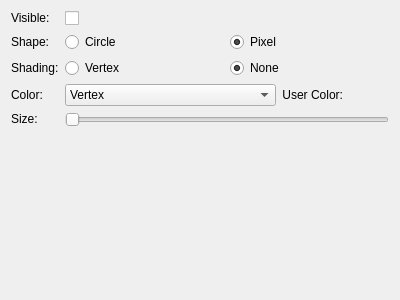
<?xml version="1.0" encoding="UTF-8"?>
<ui version="4.0">
 <class>vcl::qt::PointsFrame</class>
 <widget class="QFrame" name="vcl::qt::PointsFrame">
  <property name="geometry">
   <rect>
    <x>0</x>
    <y>0</y>
    <width>400</width>
    <height>300</height>
   </rect>
  </property>
  <property name="windowTitle">
   <string>Frame</string>
  </property>
  <layout class="QGridLayout" name="gridLayout">
   <item row="4" column="1" colspan="2">
    <layout class="QHBoxLayout" name="horizontalLayout">
     <item>
      <widget class="QComboBox" name="colorComboBox">
       <property name="sizePolicy">
        <sizepolicy hsizetype="MinimumExpanding" vsizetype="Fixed">
         <horstretch>0</horstretch>
         <verstretch>0</verstretch>
        </sizepolicy>
       </property>
       <item>
        <property name="text">
         <string>Vertex</string>
        </property>
       </item>
       <item>
        <property name="text">
         <string>Mesh</string>
        </property>
       </item>
       <item>
        <property name="text">
         <string>User</string>
        </property>
       </item>
      </widget>
     </item>
     <item>
      <widget class="QFrame" name="userColorFrame">
       <property name="frameShape">
        <enum>QFrame::NoFrame</enum>
       </property>
       <property name="frameShadow">
        <enum>QFrame::Plain</enum>
       </property>
       <layout class="QHBoxLayout" name="horizontalLayout_2">
        <property name="leftMargin">
         <number>0</number>
        </property>
        <property name="topMargin">
         <number>0</number>
        </property>
        <property name="rightMargin">
         <number>0</number>
        </property>
        <property name="bottomMargin">
         <number>0</number>
        </property>
        <item>
         <widget class="QLabel" name="label_6">
          <property name="layoutDirection">
           <enum>Qt::LeftToRight</enum>
          </property>
          <property name="text">
           <string>User Color:</string>
          </property>
          <property name="alignment">
           <set>Qt::AlignRight|Qt::AlignTrailing|Qt::AlignVCenter</set>
          </property>
         </widget>
        </item>
        <item>
         <widget class="QPushButton" name="colorDialogPushButton">
          <property name="autoFillBackground">
           <bool>true</bool>
          </property>
          <property name="text">
           <string/>
          </property>
          <property name="flat">
           <bool>true</bool>
          </property>
         </widget>
        </item>
       </layout>
      </widget>
     </item>
    </layout>
   </item>
   <item row="0" column="1" colspan="2">
    <widget class="QCheckBox" name="visibilityCheckBox">
     <property name="text">
      <string/>
     </property>
    </widget>
   </item>
   <item row="2" column="1">
    <widget class="QRadioButton" name="shapeCircleRadioButton">
     <property name="text">
      <string>Circle</string>
     </property>
     <attribute name="buttonGroup">
      <string notr="true">shapeButtonGroup</string>
     </attribute>
    </widget>
   </item>
   <item row="5" column="1" colspan="2">
    <widget class="QSlider" name="sizeSlider">
     <property name="minimum">
      <number>1</number>
     </property>
     <property name="maximum">
      <number>10</number>
     </property>
     <property name="orientation">
      <enum>Qt::Horizontal</enum>
     </property>
    </widget>
   </item>
   <item row="3" column="2">
    <widget class="QRadioButton" name="shadingNoneRadioButton">
     <property name="text">
      <string>None</string>
     </property>
     <property name="checked">
      <bool>true</bool>
     </property>
     <attribute name="buttonGroup">
      <string notr="true">shadingButtonGroup</string>
     </attribute>
    </widget>
   </item>
   <item row="2" column="2">
    <widget class="QRadioButton" name="shapePixelRadioButton">
     <property name="text">
      <string>Pixel</string>
     </property>
     <property name="checked">
      <bool>true</bool>
     </property>
     <attribute name="buttonGroup">
      <string notr="true">shapeButtonGroup</string>
     </attribute>
    </widget>
   </item>
   <item row="0" column="0">
    <widget class="QLabel" name="label">
     <property name="sizePolicy">
      <sizepolicy hsizetype="Fixed" vsizetype="Fixed">
       <horstretch>0</horstretch>
       <verstretch>0</verstretch>
      </sizepolicy>
     </property>
     <property name="text">
      <string>Visible:</string>
     </property>
    </widget>
   </item>
   <item row="4" column="0">
    <widget class="QLabel" name="label_4">
     <property name="sizePolicy">
      <sizepolicy hsizetype="Fixed" vsizetype="Fixed">
       <horstretch>0</horstretch>
       <verstretch>0</verstretch>
      </sizepolicy>
     </property>
     <property name="text">
      <string>Color:</string>
     </property>
    </widget>
   </item>
   <item row="5" column="0">
    <widget class="QLabel" name="label_5">
     <property name="sizePolicy">
      <sizepolicy hsizetype="Fixed" vsizetype="Fixed">
       <horstretch>0</horstretch>
       <verstretch>0</verstretch>
      </sizepolicy>
     </property>
     <property name="text">
      <string>Size:</string>
     </property>
    </widget>
   </item>
   <item row="2" column="0">
    <widget class="QLabel" name="label_2">
     <property name="sizePolicy">
      <sizepolicy hsizetype="Fixed" vsizetype="Fixed">
       <horstretch>0</horstretch>
       <verstretch>0</verstretch>
      </sizepolicy>
     </property>
     <property name="text">
      <string>Shape:</string>
     </property>
    </widget>
   </item>
   <item row="3" column="1">
    <widget class="QRadioButton" name="shadingVertexRadioButton">
     <property name="text">
      <string>Vertex</string>
     </property>
     <attribute name="buttonGroup">
      <string notr="true">shadingButtonGroup</string>
     </attribute>
    </widget>
   </item>
   <item row="3" column="0">
    <widget class="QLabel" name="label_3">
     <property name="sizePolicy">
      <sizepolicy hsizetype="Fixed" vsizetype="Fixed">
       <horstretch>0</horstretch>
       <verstretch>0</verstretch>
      </sizepolicy>
     </property>
     <property name="text">
      <string>Shading:</string>
     </property>
    </widget>
   </item>
   <item row="6" column="0">
    <spacer name="verticalSpacer">
     <property name="orientation">
      <enum>Qt::Vertical</enum>
     </property>
     <property name="sizeHint" stdset="0">
      <size>
       <width>20</width>
       <height>40</height>
      </size>
     </property>
    </spacer>
   </item>
  </layout>
 </widget>
 <resources/>
 <connections/>
 <slots>
  <slot>onVisbililityChanged()</slot>
 </slots>
 <buttongroups>
  <buttongroup name="shapeButtonGroup"/>
  <buttongroup name="shadingButtonGroup"/>
 </buttongroups>
</ui>
